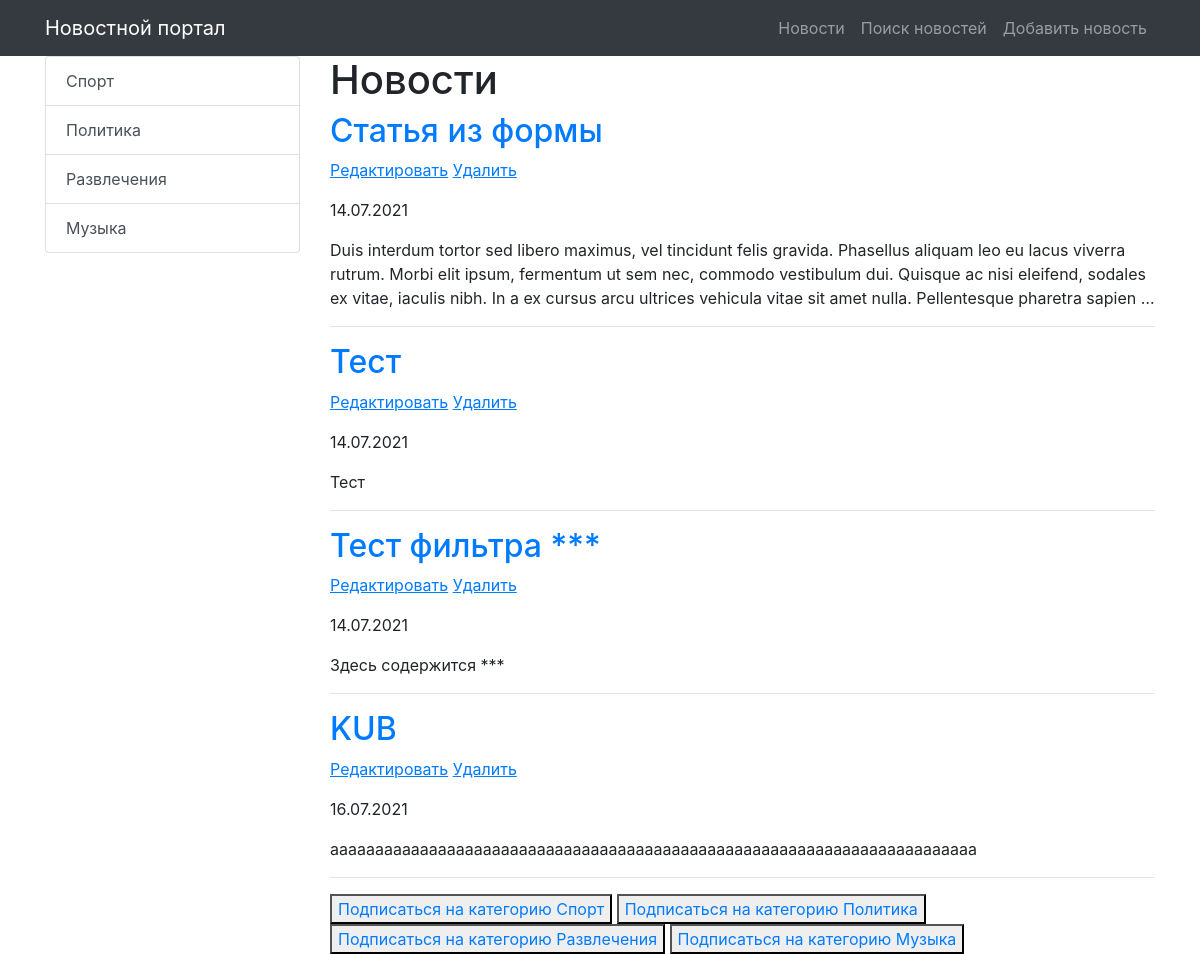
The app's page /news/category/18 (signed in) with its own data.
### news/models.py (models this page shows, shortened)
class Category(models.Model):
    title = models.CharField(max_length=255, unique=True)
    subscribers = models.ManyToManyField(User)
    def __str__(self):
        return f"{self.title}"
    def get_absolute_url(self):
        return reverse('news_category', kwargs={'category_id': self.pk})

class Post(models.Model):
    TYPE = [
        ('Article', 'Статья'),
        ('News', 'Новость'),
    ]
    author = models.ForeignKey(Author, on_delete=models.CASCADE, verbose_name='Автор')
    category = models.ManyToManyField(Category, through='PostCategory')
    type = models.CharField(max_length=20, choices=TYPE, verbose_name='Тип', default='Article')
    creation_datetime = models.DateTimeField(auto_now_add=True, verbose_name='Дата публикации')
    title = models.CharField(max_length=255, verbose_name='Название')
    text = models.TextField(verbose_name='Содержание')
    rating = models.IntegerField(default=0)

### news/views.py (the view)
# urls.py: path('category/<int:category_id>', NewsOfCategory.as_view(), name='news_category'),
class NewsOfCategory(NewsList):
    template_name = 'news_category.html'
    def get_queryset(self):
        return Post.objects.filter(category=self.kwargs['category_id'])
    def get_context_data(self, **kwargs):
        context = super().get_context_data(**kwargs)
        context['category'] = None
        return context

### news/templatetags/custom_filters.py (called while the page is built)
@register.filter(name='censor')
def censor(text, swearing):
    if swearing in text:
        return text.replace(swearing, '***')
    return text

### news/views.py (called while the page is built)
    def get_context_data(self, **kwargs):
        context = super().get_context_data(**kwargs)
        context['posts_amount'] = len(Post.objects.all())
        context['categories'] = Category.objects.all()
        return context

### templates/news_category.html (shortened to what this page needs)
{% extends 'default.html' %}
{% load custom_filters %}
{% block content %}
    <h1>Новости</h1>
    {% if news %}
        {% for news_one in news %}
            <h2>
                <a href="{% url 'news_one' news_one.pk %}">{{ news_one.title | censor:'очень_плохое_слово'}}</a>
            </h2>
            <p>
                <a href="{% url 'news_update' news_one.pk %}"><u>Редактировать</u></a>
                <a href="{% url 'news_delete' news_one.pk %}"><u> Удалить </u></a>
            </p>
            <p>{{ news_one.creation_datetime | date:'d.m.Y'}}</p>
            <p>{{ news_one.text | censor:'очень_плохое_слово' | truncatewords_html:50}}</p>
            <hr>
        {% endfor %}
    {% else %}
        <h2>Нет никаких новостей :(</h2>
    {% endif %}
    {% for item in categories %}
        <button> <a href="{% url 'subscribe' item.pk  %}">  Подписаться на категорию {{ item }}</a> </button>
    {% endfor %}
{% endblock content %}

### templates/default.html (shortened to what this page needs)
{% load static %}
<!DOCTYPE html>
<html lang="en">
<head>
    <link href="{% static 'vendor/bootstrap/css/bootstrap.min.css' %}" rel="stylesheet">
</head>
<body>
<nav class="navbar navbar-expand-lg navbar-dark bg-dark static-top">
    <div class="container">
        <a class="navbar-brand" href="/news/">Новостной портал</a>
        <div class="collapse navbar-collapse" id="navbarResponsive">
            <ul class="navbar-nav ml-auto">
                <li class="nav-item">
                    <a class="nav-link" href="/news/">Новости</a>
                </li>
                <li class="nav-item">
                    <a class="nav-link" href="{% url 'news_search' %}">Поиск новостей</a>
                </li>
                <li class="nav-item">
                    <a class="nav-link" href="{% url 'news_add' %}">Добавить новость</a>
                </li>
            </ul>
        </div>
    </div>
</nav>
<div class="container">
    <div class="row">
        <div class="col-md-3">
            <div class="list-group">
                {% for item in categories %}
                <a href="{{ item.get_absolute_url }}" class="list-group-item list-group-item-action">
                    {{ item.title }}
                </a>
                {% endfor %}
            </div>
        </div>
        <div class="col-md-9">
            {% block content %}
            {% endblock content %}
        </div>
    </div>
</div>
</body>
</html>

### records on screen
Category: title "Спорт"
Category: title "Политика"
Category: title "Развлечения"
Category: title "Музыка"
Post: title|censor "Статья из формы", creation_datetime "14.07.2021", text|censor "Duis interdum tortor sed libero maximus, vel tincidunt felis gravida. Phasellus aliquam leo eu lacus viverra rutrum. Morbi elit ipsum, fermentum ut sem nec, commodo vestibulum dui. Quisque ac nisi eleifend, sodales ex vitae, iaculis nibh. In a ex cursus arcu ultrices vehicula vitae sit amet nulla. Pellentesque pharetra sapien …"
Post: title|censor "Тест", creation_datetime "14.07.2021", text|censor "Тест"
Post: title|censor "Тест фильтра ***", creation_datetime "14.07.2021", text|censor "Здесь содержится ***"
Post: title|censor "KUB", creation_datetime "16.07.2021", text|censor "aaaaaaaaaaaaaaaaaaaaaaaaaaaaaaaaaaaaaaaaaaaaaaaaaaaaaaaaaaaaaaaaaaaaaaaa"
